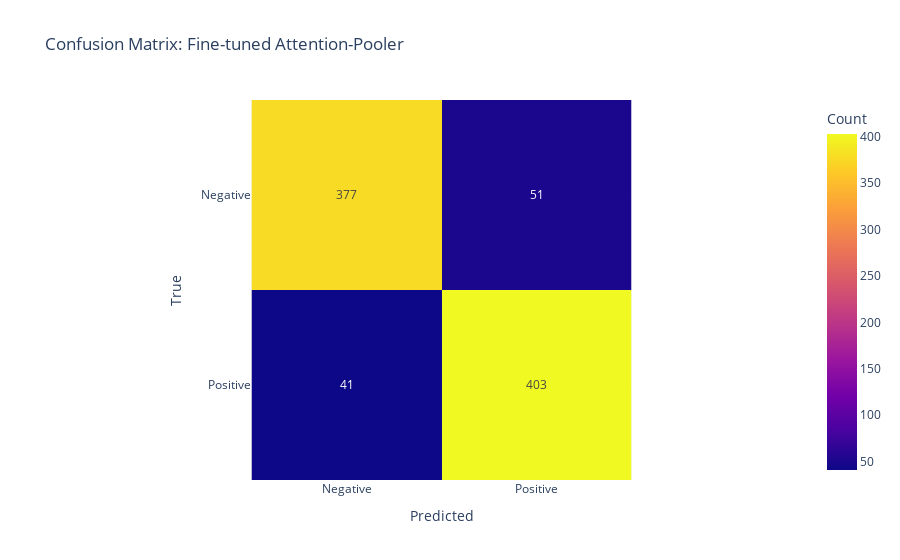

The code cell stored with this chart in its notebook:
### Code cell
# Full experimental pipeline with trainable attention pooler and frozen BERT

import torch
import torch.nn as nn
import torch.nn.functional as F
from transformers import AutoTokenizer, AutoModel
from datasets import load_dataset
from sklearn.metrics import classification_report, confusion_matrix
import numpy as np
import pandas as pd
import plotly.express as px
from torch.utils.data import Dataset, DataLoader
from tqdm import tqdm

# 1. Load dataset
sst2 = load_dataset("glue", "sst2")
train_texts = sst2["train"]["sentence"]
train_labels = sst2["train"]["label"]
test_texts = sst2["validation"]["sentence"]
test_labels = sst2["validation"]["label"]

# 2. Tokenizer and frozen BERT
tokenizer = AutoTokenizer.from_pretrained("bert-base-uncased")
bert = AutoModel.from_pretrained("bert-base-uncased")
for param in bert.parameters():
    param.requires_grad = False


# 3. Attention Pooler
class AttentionPooler(nn.Module):
    def __init__(self, hidden_size):
        super().__init__()
        self.attention = nn.Linear(hidden_size, 1)

    def forward(self, hidden_states, mask):
        scores = self.attention(hidden_states).squeeze(-1)  # (batch, seq_len)
        scores = scores.masked_fill(mask == 0, -1e9)
        weights = F.softmax(scores, dim=-1)
        output = torch.sum(hidden_states * weights.unsqueeze(-1), dim=1)
        return output


# 4. Classification model
class SentimentModel(nn.Module):
    def __init__(self, bert, hidden_size):
        super().__init__()
        self.bert = bert
        self.pooler = AttentionPooler(hidden_size)
        self.classifier = nn.Linear(hidden_size, 2)

    def forward(self, input_ids, attention_mask):
        with torch.no_grad():
            outputs = self.bert(input_ids=input_ids, attention_mask=attention_mask)
        pooled = self.pooler(outputs.last_hidden_state, attention_mask)
        return self.classifier(pooled)


# 5. Dataset class
class TextDataset(Dataset):
    def __init__(self, texts, labels, tokenizer):
        self.encodings = tokenizer(texts, truncation=True, padding=True, max_length=128, return_tensors="pt")
        self.labels = torch.tensor(labels)

    def __len__(self):
        return len(self.labels)

    def __getitem__(self, idx):
        item = {key: val[idx] for key, val in self.encodings.items()}
        item["labels"] = self.labels[idx]
        return item


# 6. Prepare data
train_dataset = TextDataset(train_texts, train_labels, tokenizer)
test_dataset = TextDataset(test_texts, test_labels, tokenizer)
train_loader = DataLoader(train_dataset, batch_size=32, shuffle=True)
test_loader = DataLoader(test_dataset, batch_size=32)

# 7. Train attention pooler + classifier
model = SentimentModel(bert, hidden_size=768)
device = torch.device("cuda" if torch.cuda.is_available() else "cpu")
model.to(device)
optimizer = torch.optim.Adam(model.parameters(), lr=1e-4)
loss_fn = nn.CrossEntropyLoss()

model.train()
for epoch in range(3):
    total_loss = 0
    for batch in tqdm(train_loader):
        input_ids = batch["input_ids"].to(device)
        attention_mask = batch["attention_mask"].to(device)
        labels = batch["labels"].to(device)

        outputs = model(input_ids, attention_mask)
        loss = loss_fn(outputs, labels)

        optimizer.zero_grad()
        loss.backward()
        optimizer.step()
        total_loss += loss.item()
    print(f"Epoch {epoch + 1}, Loss: {total_loss / len(train_loader):.4f}")

# 8. Evaluation
model.eval()
predicted_labels = []
true_labels = []
with torch.no_grad():
    for batch in test_loader:
        input_ids = batch["input_ids"].to(device)
        attention_mask = batch["attention_mask"].to(device)
        labels = batch["labels"].to(device)

        outputs = model(input_ids, attention_mask)
        preds = torch.argmax(outputs, dim=1)
        predicted_labels.extend(preds.cpu().numpy())
        true_labels.extend(labels.cpu().numpy())

# 9. Report
report = classification_report(true_labels, predicted_labels, output_dict=True)
report_df = pd.DataFrame(report).transpose()
print("\nClassification Report (Attention-Pooler Fine-tuned):")
print(report_df.loc[["0", "1", "accuracy", "macro avg", "weighted avg"]])

# 10. Confusion matrix
conf_matrix = confusion_matrix(true_labels, predicted_labels)
fig = px.imshow(
    conf_matrix,
    labels=dict(x="Predicted", y="True", color="Count"),
    x=["Negative", "Positive"],
    y=["Negative", "Positive"],
    text_auto=True,
    title="Confusion Matrix: Fine-tuned Attention-Pooler",
)
fig.show()

### Figure 1 — Plotly figure (JSON) as saved in the notebook; plotly's stock layout.template omitted (floating-point values rounded to 4 significant figures)
{"data": [{"coloraxis": "coloraxis", "hovertemplate": "Predicted: %{x}<br>True: %{y}<br>Count: %{z}<extra></extra>", "name": "0", "texttemplate": "%{z}", "type": "heatmap", "x": ["Negative", "Positive"], "xaxis": "x", "y": ["Negative", "Positive"], "yaxis": "y", "z": [[377, 51], [41, 403]]}], "layout": {"coloraxis": {"colorbar": {"title": {"text": "Count"}}, "colorscale": [[0, "#0d0887"], [0.1111, "#46039f"], [0.2222, "#7201a8"], [0.3333, "#9c179e"], [0.4444, "#bd3786"], [0.5556, "#d8576b"], [0.6667, "#ed7953"], [0.7778, "#fb9f3a"], [0.8889, "#fdca26"], [1, "#f0f921"]]}, "title": {"text": "Confusion Matrix: Fine-tuned Attention-Pooler"}, "xaxis": {"anchor": "y", "constrain": "domain", "domain": [0, 1], "scaleanchor": "y", "title": {"text": "Predicted"}}, "yaxis": {"anchor": "x", "autorange": "reversed", "constrain": "domain", "domain": [0, 1], "title": {"text": "True"}}}}
